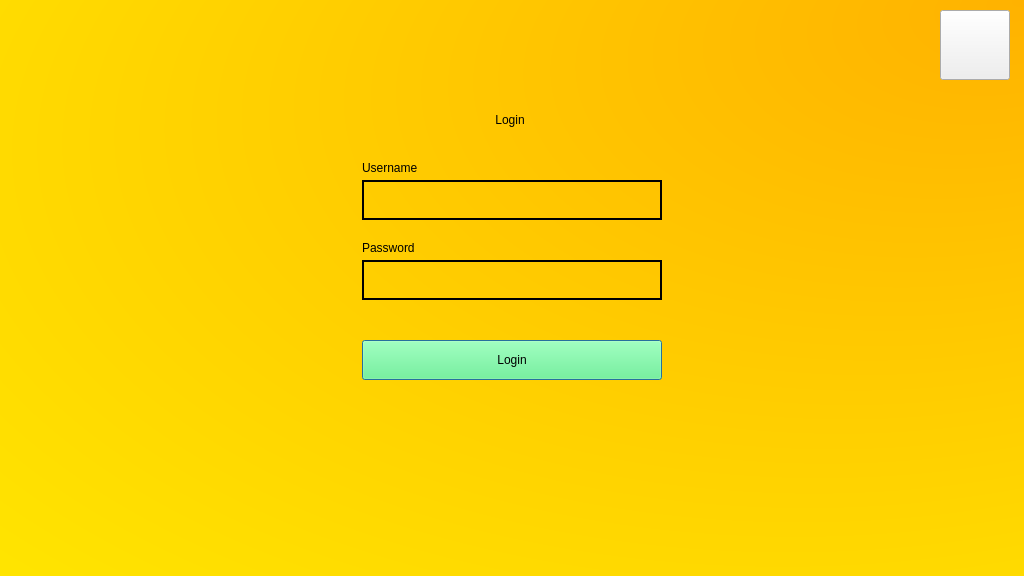
<?xml version="1.0" encoding="UTF-8"?>
<ui version="4.0">
 <class>Dialog</class>
 <widget class="QDialog" name="Dialog">
  <property name="geometry">
   <rect>
    <x>0</x>
    <y>0</y>
    <width>1024</width>
    <height>576</height>
   </rect>
  </property>
  <property name="windowTitle">
   <string>Dialog</string>
  </property>
  <widget class="QWidget" name="bgwidget" native="true">
   <property name="geometry">
    <rect>
     <x>0</x>
     <y>0</y>
     <width>1024</width>
     <height>576</height>
    </rect>
   </property>
   <property name="styleSheet">
    <string notr="true">QWidget#bgwidget{
background-color: qradialgradient(spread:pad, cx:0.528455, cy:0.512, radius:1.456, fx:1, fy:0, stop:0 rgba(255, 178, 0, 255), stop:1 rgba(255, 255, 0, 255));}</string>
   </property>
   <widget class="QLabel" name="label_2">
    <property name="geometry">
     <rect>
      <x>435</x>
      <y>70</y>
      <width>150</width>
      <height>100</height>
     </rect>
    </property>
    <property name="styleSheet">
     <string notr="true">font: 75 36pt &quot;Cambria&quot;;
color: rgb(0, 0, 0);</string>
    </property>
    <property name="text">
     <string>Login</string>
    </property>
    <property name="alignment">
     <set>Qt::AlignCenter</set>
    </property>
   </widget>
   <widget class="QLineEdit" name="usernamefield">
    <property name="geometry">
     <rect>
      <x>362</x>
      <y>180</y>
      <width>300</width>
      <height>40</height>
     </rect>
    </property>
    <property name="styleSheet">
     <string notr="true">background-color:rgba(0,0,0,0);
font: 16pt &quot;Cambria&quot;;
color: rgb(0,0,0);
border: 2px solid black;</string>
    </property>
   </widget>
   <widget class="QLineEdit" name="passwordfield">
    <property name="geometry">
     <rect>
      <x>362</x>
      <y>260</y>
      <width>300</width>
      <height>40</height>
     </rect>
    </property>
    <property name="styleSheet">
     <string notr="true">background-color:rgba(0,0,0,0);
font: 10pt &quot;Cambria&quot;;
color: rgb(0,0,0);
border: 2px solid black;</string>
    </property>
   </widget>
   <widget class="QLabel" name="label">
    <property name="geometry">
     <rect>
      <x>362</x>
      <y>160</y>
      <width>80</width>
      <height>16</height>
     </rect>
    </property>
    <property name="styleSheet">
     <string notr="true">font: 75 10pt &quot;Cambria&quot;;
color: rgb(0, 0, 0);</string>
    </property>
    <property name="text">
     <string>Username</string>
    </property>
   </widget>
   <widget class="QLabel" name="label_3">
    <property name="geometry">
     <rect>
      <x>362</x>
      <y>240</y>
      <width>80</width>
      <height>16</height>
     </rect>
    </property>
    <property name="styleSheet">
     <string notr="true">font: 75 10pt &quot;Cambria&quot;;
color: rgb(0, 0, 0);</string>
    </property>
    <property name="text">
     <string>Password</string>
    </property>
   </widget>
   <widget class="QPushButton" name="loginbutton">
    <property name="geometry">
     <rect>
      <x>362</x>
      <y>340</y>
      <width>300</width>
      <height>40</height>
     </rect>
    </property>
    <property name="styleSheet">
     <string notr="true">font: 75 12pt &quot;Cambria&quot;;
color: rgb(0, 0, 0);
background-color:rgb(85, 255, 127)</string>
    </property>
    <property name="text">
     <string>Login</string>
    </property>
   </widget>
   <widget class="QLabel" name="error">
    <property name="geometry">
     <rect>
      <x>362</x>
      <y>310</y>
      <width>300</width>
      <height>24</height>
     </rect>
    </property>
    <property name="styleSheet">
     <string notr="true">font: 10pt &quot;Cambria&quot;; color:red</string>
    </property>
    <property name="text">
     <string/>
    </property>
   </widget>
   <widget class="QPushButton" name="returnbutton">
    <property name="geometry">
     <rect>
      <x>940</x>
      <y>10</y>
      <width>70</width>
      <height>70</height>
     </rect>
    </property>
    <property name="styleSheet">
     <string notr="true"/>
    </property>
    <property name="text">
     <string/>
    </property>
   </widget>
  </widget>
 </widget>
 <resources/>
 <connections/>
</ui>
